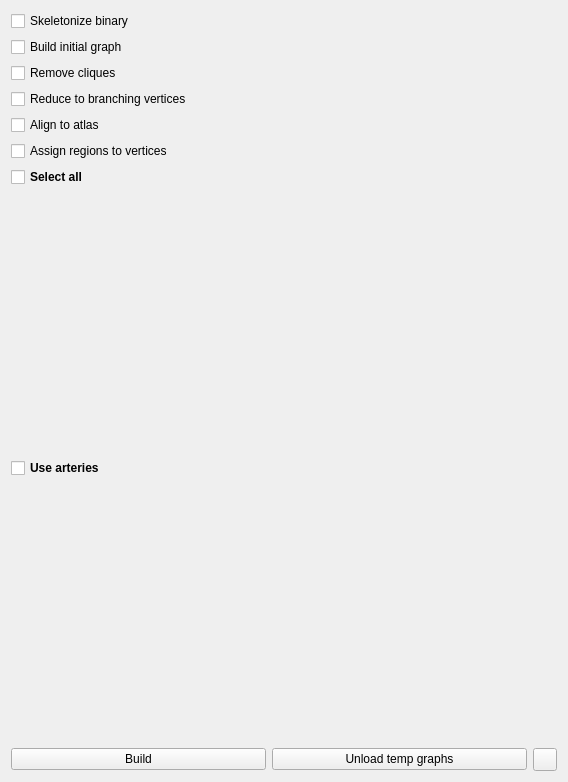
           <widget class="QWidget" name="Graph_Construction">
            <property name="geometry">
             <rect>
              <x>0</x>
              <y>0</y>
              <width>568</width>
              <height>782</height>
             </rect>
            </property>
            <attribute name="label">
             <string>Graph Construction</string>
            </attribute>
            <layout class="QGridLayout" name="gridLayout_4">
             <item row="1" column="0">
              <widget class="QCheckBox" name="buildGraphBuildCheckBox">
               <property name="text">
                <string>Build initial graph</string>
               </property>
              </widget>
             </item>
             <item row="3" column="0">
              <widget class="QCheckBox" name="buildGraphReduceCheckBox">
               <property name="text">
                <string>Reduce to branching vertices</string>
               </property>
              </widget>
             </item>
             <item row="4" column="0">
              <widget class="QCheckBox" name="buildGraphTransformCheckBox">
               <property name="text">
                <string>Align to atlas</string>
               </property>
              </widget>
             </item>
             <item row="2" column="0">
              <widget class="QCheckBox" name="buildGraphCleanCheckBox">
               <property name="text">
                <string>Remove cliques</string>
               </property>
              </widget>
             </item>
             <item row="8" column="0">
              <widget class="QCheckBox" name="buildGraphUseArteriesCheckBox">
               <property name="font">
                <font>
                 <bold>true</bold>
                </font>
               </property>
               <property name="text">
                <string>Use arteries</string>
               </property>
              </widget>
             </item>
             <item row="7" column="0">
              <spacer name="verticalSpacer_7">
               <property name="orientation">
                <enum>Qt::Vertical</enum>
               </property>
               <property name="sizeHint" stdset="0">
                <size>
                 <width>20</width>
                 <height>40</height>
                </size>
               </property>
              </spacer>
             </item>
             <item row="6" column="0">
              <widget class="QCheckBox" name="buildGraphSelectAllCheckBox">
               <property name="font">
                <font>
                 <bold>true</bold>
                </font>
               </property>
               <property name="text">
                <string>Select all</string>
               </property>
              </widget>
             </item>
             <item row="10" column="0">
              <widget class="QPushButton" name="buildGraphPushButton">
               <property name="text">
                <string>Build</string>
               </property>
              </widget>
             </item>
             <item row="0" column="0">
              <widget class="QCheckBox" name="buildGraphSkeletonizeCheckBox">
               <property name="text">
                <string>Skeletonize binary</string>
               </property>
              </widget>
             </item>
             <item row="9" column="0">
              <spacer name="verticalSpacer_2">
               <property name="orientation">
                <enum>Qt::Vertical</enum>
               </property>
               <property name="sizeHint" stdset="0">
                <size>
                 <width>20</width>
                 <height>40</height>
                </size>
               </property>
              </spacer>
             </item>
             <item row="10" column="2">
              <widget class="QToolButton" name="unloadGraphsPushButtonInfoToolButton">
               <property name="icon">
                <iconset resource="icons.qrc">
                 <normaloff>:/icons/icons/info.svg</normaloff>:/icons/icons/info.svg</iconset>
               </property>
              </widget>
             </item>
             <item row="5" column="0">
              <widget class="QCheckBox" name="buildGraphRegisterCheckBox">
               <property name="text">
                <string>Assign regions to vertices</string>
               </property>
              </widget>
             </item>
             <item row="10" column="1">
              <widget class="QPushButton" name="unloadGraphsPushButton">
               <property name="statusTip">
                <string>Unload the temporary (raw, cleaned, reduced) graphs from memory</string>
               </property>
               <property name="whatsThis">
                <string>&lt;html&gt;&lt;head/&gt;&lt;body&gt;&lt;p&gt;Unload the temporary (raw, cleaned, reduced) graphs from memory&lt;br/&gt;These graphs can take up a significant amount of memory.&lt;/p&gt;&lt;p&gt;If they are unloaded from memory, they will still be accessible transparently&lt;/p&gt;&lt;p&gt;but will be reloaded from graph when accessed&lt;/p&gt;&lt;/body&gt;&lt;/html&gt;</string>
               </property>
               <property name="text">
                <string>Unload temp graphs</string>
               </property>
              </widget>
             </item>
            </layout>
           </widget>
